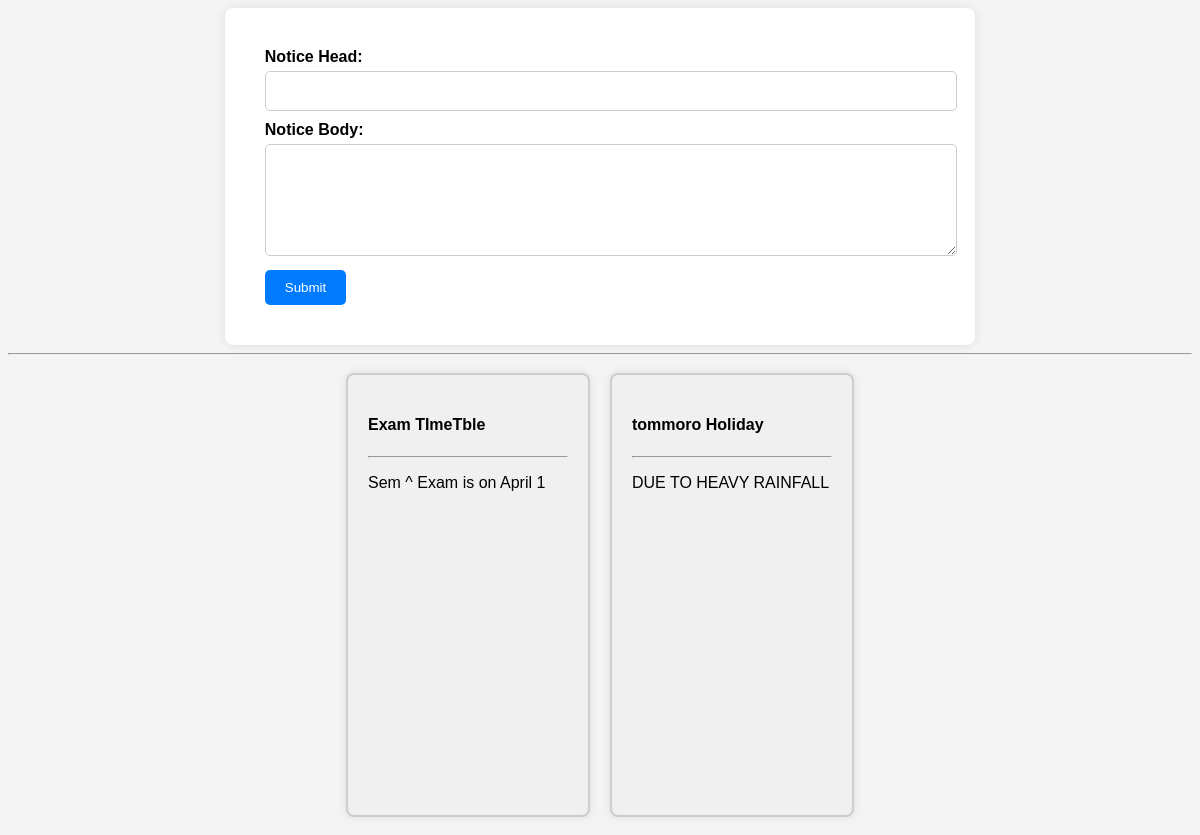
The page /admin/notice.php (signed in) on the database its author committed.
### tables this page shows
CREATE TABLE `notice` (
  `nid` int(255) NOT NULL,
  `heading` varchar(255) NOT NULL,
  `body` varchar(255) NOT NULL,
  `timey` timestamp(6) NOT NULL DEFAULT current_timestamp(6) ON UPDATE current_timestamp(6)
);

### admin/notice.php (the view, shortened to what this page needs)
<!DOCTYPE html>
<html lang="en">
<head>
<?php
    include("../db/db.php");
?>
</head>
<body>
<div class="container">
    <form id="noticeForm" method="post" action=""notice.php>
        <div class="form-group">
            <label for="noticeHead">Notice Head:</label>
            <input type="text" id="noticeHead" name="noticeHead" required>
        </div>
        <div class="form-group">
            <label for="noticeBody">Notice Body:</label>
            <textarea id="noticeBody" name="noticeBody" rows="5" required></textarea>
        </div>
        <button type="submit"  name="submit" class="btn">Submit</button>
    </form>
</div>
<hr>
<div class="main" style="display: flex; flex-wrap: wrap; justify-content: center;">
<?php
$q1 = "select * from notice order by nid desc ";
$exe1 = $conn->query($q1);
if($exe1->num_rows>0){
    while ($row = $exe1->fetch_assoc()) {
       echo        " <div class='box' >";
       echo        " <div><h4>$row[heading]</h4></div><hr><div><p>$row[body]</p></div>";
       echo        " </div>";
    }
}else{
    echo "<h4 style='color:red'>No Student FOund !!! </h4>";
}
?>
</div>
</body>
</html>

### admin/notice.php (style rules this page uses)
body { font-family: Arial, sans-serif; background-color: #f4f4f4; }
form { padding: 20px; }
.container { padding: 20px; width: 60%; margin: auto; background-color: #fff; padding: 20px; border-radius: 8px; box-shadow: 0 0 10px rgba(0, 0, 0, 0.1); }
.form-group { margin-bottom: 10px; }
.form-group label { font-weight: bold; display: block; margin-bottom: 5px; }
.form-group input[type="text"] { width: 100%; padding: 10px; border: 1px solid #ccc; border-radius: 5px; font-size: 16px; }
.form-group textarea { width: 100%; padding: 10px; border: 1px solid #ccc; border-radius: 5px; font-size: 16px; resize: vertical; }
.btn { display: inline-block; background-color: #007bff; color: #fff; padding: 10px 20px; border: none; border-radius: 5px; cursor: pointer; text-decoration: none; }
.box { width: 200px; height: 400px; background-color: #f0f0f0; border: 2px solid #ccc; border-radius: 8px; box-shadow: 0px 0px 10px rgba(0, 0, 0, 0.1); margin: 20px auto; padding: 20px; text-align: center; overflow: hidden; text-align: left; margin:10px; }

### rows shown on the page
notice: heading "Exam TImeTble", body "Sem ^ Exam is on April 1"
notice: heading "tommoro Holiday", body "DUE TO HEAVY RAINFALL"
